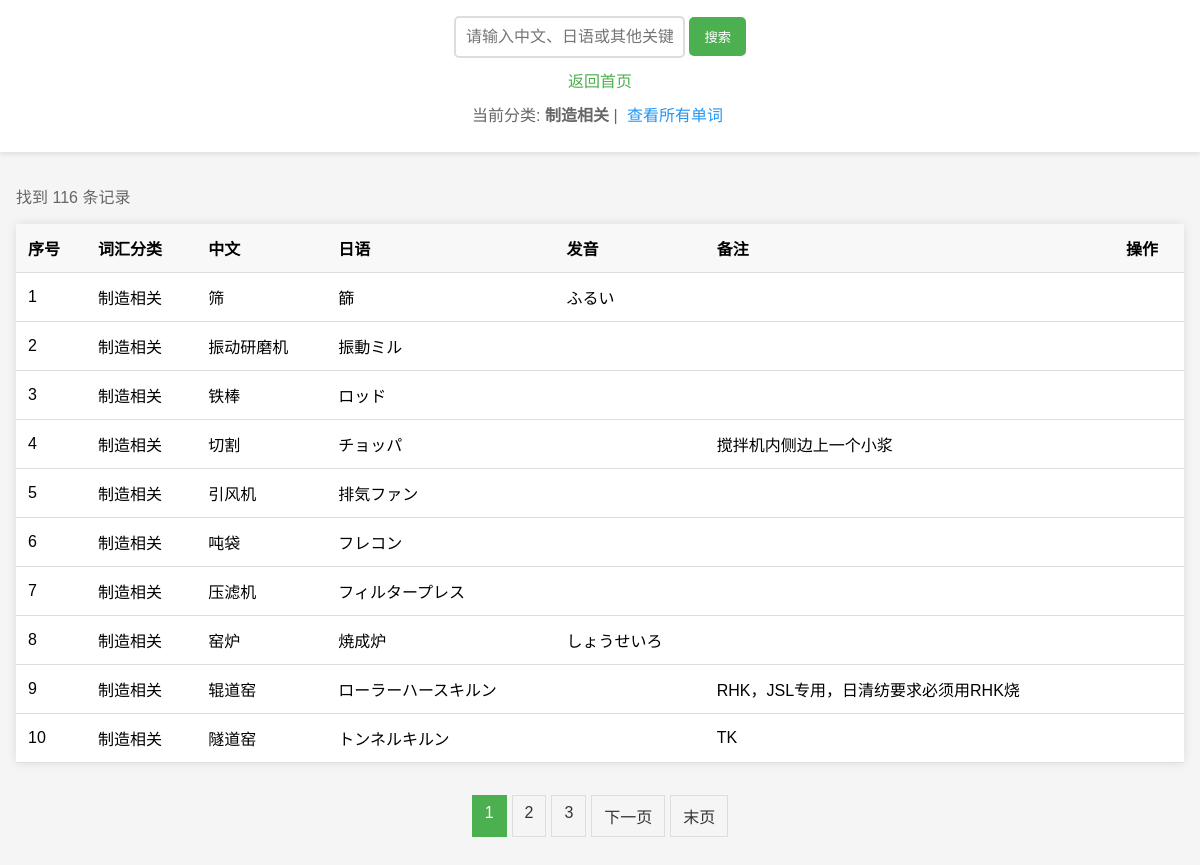
Screenshot of /search?category=制造相关 with the database file from the repository.
### tables this page shows
CREATE TABLE "japan_data" (
"index" INTEGER,
  "序号" INTEGER,
  "词汇分类" TEXT,
  "中文" TEXT,
  "日语" TEXT,
  "发音" TEXT,
  "备注" TEXT
);

### app.py (the view, shortened to what this page needs)
    @app.route('/search')
    def search():
        query = request.args.get('query', '').strip()
        category = request.args.get('category', '').strip()
        page = request.args.get('page', 1, type=int)
        per_page = 10
        conn = get_db_connection()
        if query or category:
            where_conditions = []
            params = []
            if query:
                search_term = f"%{query}%"
                where_conditions.append("(中文 LIKE ? OR 日语 LIKE ? OR 发音 LIKE ? OR 词汇分类 LIKE ? OR 备注 LIKE ?)")
                params.extend([search_term, search_term, search_term, search_term, search_term])
            if category:
                where_conditions.append("词汇分类 = ?")
                params.append(category)
            where_clause = "WHERE " + " AND ".join(where_conditions)
            count_query = f"SELECT COUNT(*) FROM japan_data {where_clause}"
            cursor = conn.execute(count_query, params)
            total = cursor.fetchone()[0]
            data_query = f"""
                SELECT * FROM japan_data
                {where_clause}
                ORDER BY 序号
                LIMIT ? OFFSET ?
            """
            params.extend([per_page, (page-1)*per_page])
            cursor = conn.execute(data_query, params)
            results = cursor.fetchall()
        conn.close()
        total_pages = (total + per_page - 1) // per_page
        start_index = (page - 1) * per_page + 1
        user_role = session.get('user_role')
        return render_template('search.html',
                             results=results,
                             query=query,
                             category=category,
                             page=page,
                             total_pages=total_pages,
                             total=total,
                             start_index=start_index,
                             user_role=user_role)

### templates/search.html (shortened to what this page needs)
<!DOCTYPE html>
<html lang="zh">
<head>
</head>
<body>
    <div class="user-info">
        {% if user_role == 'admin' %}
            <span>管理员</span>
        {% elif user_role == 'user' %}
            <span>普通用户</span>
        {% else %}
            <span>访客</span>
        {% endif %}
        {% if user_role %}
            <a href="{{ url_for('logout') }}">登出</a>
        {% else %}
            <a href="{{ url_for('login') }}">登录</a>
        {% endif %}
    </div>
    <div class="header">
        <div class="search-box">
            <form action="{{ url_for('search') }}" method="GET">
                <input type="text" name="query" id="search-input" placeholder="请输入中文、日语或其他关键词..."
                       value="{{ query }}" autocomplete="off">
                <button type="submit">搜索</button>
            </form>
        </div>
        <div class="home-link">
            <a href="{{ url_for('index') }}">返回首页</a>
        </div>
        {% if category %}
            <div class="category-filter">
                当前分类: <strong>{{ category }}</strong> |
                <a href="{{ url_for('search') }}">查看所有单词</a>
            </div>
        {% endif %}
    </div>
    <div class="results-container">
        <div class="results-header">
            <div class="results-info">
                找到 {{ total }} 条记录
            </div>
        </div>
        {% if results %}
            <table class="results-table">
                <thead>
                    <tr>
                        <th>序号</th>
                        <th>词汇分类</th>
                        <th>中文</th>
                        <th>日语</th>
                        <th>发音</th>
                        <th>备注</th>
                        <th>操作</th>
                    </tr>
                </thead>
                <tbody>
                    {% for row in results %}
                        <tr>
                            <td>{{ start_index + loop.index0 }}</td>
                            <td>{{ row.词汇分类 or "" }}</td>
                            <td>{{ row.中文 or "" }}</td>
                            <td>{{ row.日语 or "" }}</td>
                            <td>{{ row.发音 or "" }}</td>
                            <td>{{ row.备注 or "" }}</td>
                            <td>
                            </td>
                        </tr>
                    {% endfor %}
                </tbody>
            </table>
            {% if total_pages > 1 %}
                <div class="pagination">
                    {% for p in range([1, page-2]|max, [total_pages+1, page+3]|min) %}
                        {% if p == page %}
                            <span class="current">{{ p }}</span>
                        {% else %}
                            <a href="{{ url_for('search', query=query, category=category, page=p) }}">{{ p }}</a>
                        {% endif %}
                    {% endfor %}
                    {% if page < total_pages %}
                        <a href="{{ url_for('search', query=query, category=category, page=page+1) }}">下一页</a>
                        <a href="{{ url_for('search', query=query, category=category, page=total_pages) }}">末页</a>
                    {% endif %}
                </div>
            {% endif %}
        {% else %}
            <p>没有找到匹配的记录。</p>
        {% endif %}
    </div>
</body>
</html>

### templates/search.html (style rules this page uses)
body { font-family: Arial, sans-serif; margin: 0; padding: 0; background-color: #f5f5f5; }
.header { background-color: white; padding: 1rem; box-shadow: 0 2px 5px rgba(0,0,0,0.1); position: sticky; top: 0; z-index: 100; }
.search-box { display: flex; justify-content: center; gap: 10px; max-width: 600px; margin: 0 auto; }
.search-box input { flex: 1; padding: 10px; border: 2px solid #ddd; border-radius: 5px; font-size: 16px; }
.search-box button { padding: 10px 15px; background-color: #4CAF50; color: white; border: none; border-radius: 5px; cursor: pointer; }
.home-link { text-align: center; margin-top: 10px; }
.home-link a { color: #4CAF50; text-decoration: none; }
.category-filter { text-align: center; margin: 10px 0; color: #666; }
.category-filter a { color: #2196F3; text-decoration: none; margin: 0 5px; }
.results-container { max-width: 1200px; margin: 2rem auto; padding: 0 1rem; }
.results-header { display: flex; justify-content: space-between; align-items: center; margin-bottom: 1rem; }
.results-info { color: #666; }
.results-table { width: 100%; border-collapse: collapse; background: white; box-shadow: 0 0 10px rgba(0,0,0,0.1); }
.results-table th, .results-table td { padding: 12px; text-align: left; border-bottom: 1px solid #ddd; }
.results-table th { background-color: #f8f8f8; font-weight: bold; }
.pagination { display: flex; justify-content: center; margin-top: 2rem; gap: 5px; }
.pagination a, .pagination span { padding: 8px 12px; text-decoration: none; border: 1px solid #ddd; color: #333; }
.pagination .current { background-color: #4CAF50; color: white; border-color: #4CAF50; }
.user-info { position: absolute; top: 10px; right: 10px; background: white; padding: 10px; border-radius: 5px; box-shadow: 0 0 10px rgba(0,0,0,0.1); }
.user-info a { color: #4CAF50; text-decoration: none; margin-left: 10px; }

### rows the page displays
japan_data: start_index+loop.index0 "1", 词汇分类 "制造相关", 中文 "筛", 日语 "篩", 发音 "ふるい"
japan_data: start_index+loop.index0 "2", 词汇分类 "制造相关", 中文 "振动研磨机", 日语 "振動ミル"
japan_data: start_index+loop.index0 "3", 词汇分类 "制造相关", 中文 "铁棒", 日语 "ロッド"
japan_data: start_index+loop.index0 "4", 词汇分类 "制造相关", 中文 "切割", 日语 "チョッパ", 备注 "搅拌机内侧边上一个小浆"
japan_data: start_index+loop.index0 "5", 词汇分类 "制造相关", 中文 "引风机", 日语 "排気ファン"
japan_data: start_index+loop.index0 "6", 词汇分类 "制造相关", 中文 "吨袋", 日语 "フレコン"
japan_data: start_index+loop.index0 "7", 词汇分类 "制造相关", 中文 "压滤机", 日语 "フィルタープレス"
japan_data: start_index+loop.index0 "8", 词汇分类 "制造相关", 中文 "窑炉", 日语 "焼成炉", 发音 "しょうせいろ"
japan_data: start_index+loop.index0 "9", 词汇分类 "制造相关", 中文 "辊道窑", 日语 "ローラーハースキルン", 备注 "RHK，JSL专用，日清纺要求必须用RHK烧"
japan_data: start_index+loop.index0 "10", 词汇分类 "制造相关", 中文 "隧道窑", 日语 "トンネルキルン", 备注 "TK"

### other values shown
{{ category }} "制造相关"
{{ total }} "116"
{{ p }} "1"
{{ p }} "2" "3"
